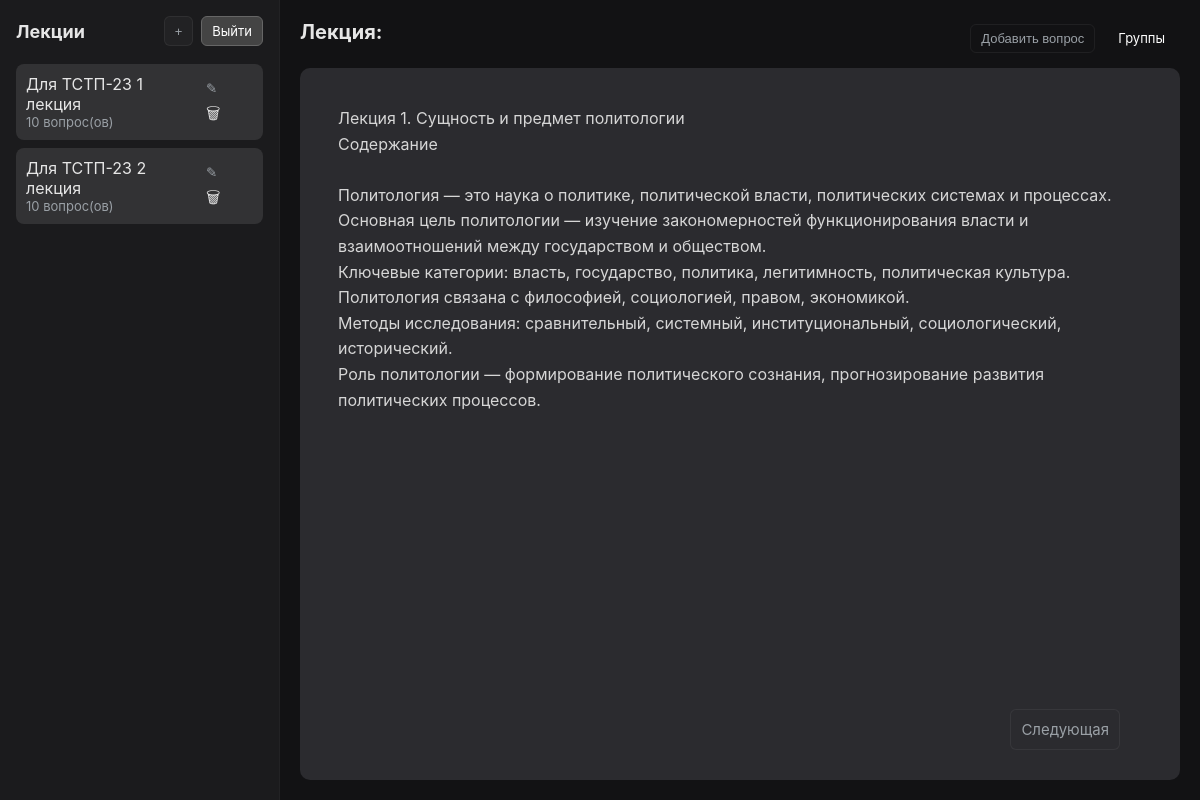
Page /index.php?lect=32&pg=1 (signed in) on the committed database.
### tables this page shows
CREATE TABLE `lecture` (
  `id` int(20) NOT NULL,
  `nameLecture` text NOT NULL,
  `lectureContent` text NOT NULL,
  `forGroup` text NOT NULL,
  `adminId` int(30) NOT NULL
);

### index.php (the view, shortened to what this page needs)
<?php
require_once "connect.php";
$userId = $_SESSION['id'];
$sql = "SELECT * FROM users WHERE id='$userId'";
$result = $connection->query($sql);
$row = $result->fetch_assoc();
$status = $row['status'];
$group = $row['group_name'];
?>
<!doctype html>
<html lang="ru">
<head>
  <link rel="stylesheet" href="css/style.css" />
</head>
<body>
  <div id="app">
    <aside id="sidebar">
      <div class="sidebar-header">
        <h2>Лекции</h2>
        <div class="admin-controls" id="adminControls">
          <?php
          if ($status == 'admin') {
            echo ('<button id="btnAddLecture" class="btn primary">+</button>
              <a id="btnLogoutAdmin" class="btn danger" href="logout.php">Выйти</a>');
          } else {
            echo ('<a id="btnLogoutAdmin" class="btn danger" href="logout.php">Выйти</a>');
          }
          ?>
        </div>
      </div>
      <div id="lecturesList" class="lectures-list">
        <?php
        if ($status == 'admin' && empty($_GET['group'])) {
          $lectures = "SELECT * FROM lecture WHERE adminId='$userId'";
        } elseif ($status == 'admin' && !empty($_GET['group'])) {
          $selectedGroup = $_GET['group'];
          $lectures = "SELECT * FROM lecture WHERE forGroup='$selectedGroup' AND adminId=" . $userId;
        } else {
          $lectures = "SELECT * FROM lecture WHERE forGroup='$group'";
        }
        if ($status == 'admin' && !empty($_GET['group'])) {
          if ($lecturesResult = $connection->query($lectures)) {
            $lecturesCount = $lecturesResult->num_rows;
            if ($lecturesCount > 0) {
              while ($lecturesRow = mysqli_fetch_array($lecturesResult)) {
                $q = "SELECT * FROM quetions WHERE lectureId='" . $lecturesRow['id'] . "'";
                $res = $connection->query($q);
                $qCount = $res->num_rows;
                echo ('<div class="lecture-item">
                          <a href="index.php?group=' . $_GET['group'] . '&gl=' . $lecturesRow['id'] . '">
                            <div>' . $lecturesRow['nameLecture'] . '
                              <div class="small">' . $qCount . ' вопрос(ов)</div>
                            </div>
                          </a>
                        </div>');
              }
            }
          }
        } else {
          if ($lecturesResult = $connection->query($lectures)) {
            $lecturesCount = $lecturesResult->num_rows;
            if ($lecturesCount > 0) {
              $il = 1;
              while ($lecturesRow = mysqli_fetch_array($lecturesResult)) {
                $q = "SELECT * FROM quetions WHERE lectureId='" . $lecturesRow['id'] . "'";
                $res = $connection->query($q);
                $qCount = $res->num_rows;
                $pageLecture = (!empty($_GET['lect'])) ? '&lect=' . $_GET['lect'] . '&' : '';
                $n = (!empty($_GET['pg'])) ? 'pg=' . $_GET['pg'] : '';
                if ($status == 'admin') {
                  echo ('<div class="lecture-item">
                          <a href="index.php?lect=' . $lecturesRow['id'] . '&pg=1" class="lecture-item-link">
                            <div>' . $lecturesRow['nameLecture'] . '
                            <div class="small">' . $qCount . ' вопрос(ов)</div>
                          </div>
                          </a>
                            <div class="lecture-controls">
                              <button class="icon-btn" id="updateLecture-' . $il . '">✎</button>
                              <a class="icon-btn" href="deleteLecture.php?dl=' . $lecturesRow['id'] . $pageLecture . $n . '">🗑</a>
                            </div>
                          </div>');
                } else {
                  echo ('<div class="lecture-item"><a href="index.php?lect=' . $lecturesRow['id'] . '&pg=1"><div>' . $lecturesRow['nameLecture'] . '<div class="small">' . $qCount . ' вопрос(ов)</div></div></a></div>');
                }
                $il++;
              }
            } else {
              echo ('count is 0');
            }
          } else {
            echo ('conn error');
          }
        }
        ?>
      </div>
    </aside>
    <main id="main">
      <header class="main-header">
        <h1 id="lectureTitle">
          <?php
          if (!empty($_GET['pg']) && $_GET['pg'] == 1) {
            echo ('Лекция:');
          } elseif (!empty($_GET['pg']) && $_GET['pg'] > 1) {
            echo ('Вопрос:');
          } elseif (!empty($_GET['pg']) && $_GET['pg'] == 'result') {
            echo ('Результат:');
          } elseif (!empty($_GET['group'])) {
            echo ('Группа:');
          } else {
            echo ('Главная');
          }
          ?></h1>
        <div class="meta">
          <?php
          if ($status == 'admin' && !empty($_GET['lect']) && empty($_GET['group'])) {
            echo ('<span id="lectureMeta"></span>
            <div id="lectureActions" class="lecture-actions"><button class="btn" id="addQuetion">Добавить вопрос</button>'); ?>
            <ul class="menu">
              <li class="menu-item">Группы
              </li>
            </ul>
          <?php
            echo ('</div>');
          }
          ?>
        </div>
      </header>
      <section id="lectureContent" class="lecture-content">
        <?php
        if (!empty($_GET['lect'])) {
          $selectedLectureId = $_GET['lect'];
          $selectedLecture = "SELECT * FROM lecture WHERE id='$selectedLectureId'";
          $lectureResult = $connection->query($selectedLecture);
          $lectureRow = $lectureResult->fetch_assoc();
          $tasks = "SELECT * FROM quetions WHERE lectureId='$selectedLectureId'";
          $quetionResult = $connection->query($tasks);
          $quetionCount = $quetionResult->num_rows;
          $pageContent[0] = $lectureRow['lectureContent'];
          while ($quetionRow = mysqli_fetch_array($quetionResult)) {
            $pageContent[] = [
              'id' => $quetionRow['id'],
              'content' => $quetionRow['quetionContent']
            ];
          }
          if (!empty($_GET['pg'])) {
            if ($_GET['pg'] == 1) {
              echo ('<div id="lectureText" class="lecture-text"><p>' . $lectureRow['lectureContent'] . '</p></div>');
              echo ('<div class="navigation">
                    <a id="btnPrev" class="btn" href="index.php?lect=' . $selectedLectureId . '&pg=' . $_GET['pg']  - 1 . '" style="visibility: hidden;">Предыдущая</a>');
              if ($quetionCount > 0) {
                echo ('<a id="btnNext" class="btn primary" href="index.php?lect=' . $selectedLectureId . '&pg=' . $_GET['pg']  + 1 . '" style="position:fixed;padding:10px;font-size:15px;">Следующая</a>
                      </div>');
              } else {
                echo ('</div');
              }
            }
          }
        } else {
          echo ('<div id="lectureText" class="lecture-text">Выберите лекцию в панели лекций</div>');
        }
        ?>
      </section>
    </main>
  </div>
</body>
</html>

### css/style.css (style rules this page uses)
:root { --bg: #121214; --panel: #1b1b1d; --muted: #9aa0a6; --text: #e6e6e6; --accent: #2b2b2f; --danger: #b23b3b; --success: #2b8a57; --radius: 8px; --gap: 12px; --sidebar-width: 280px; font-family: Inter, Roboto, "Helvetica Neue", Arial, sans-serif; }
* { box-sizing: border-box; }
html, body, #app { height: 100%; margin: 0; background: var(--bg); color: var(--text); }
#app { display: flex; gap: 0; height: 100vh; overflow: hidden; }
#sidebar { width: var(--sidebar-width); background: var(--panel); padding: 16px; border-right: 1px solid rgba(255, 255, 255, 0.03); display: flex; flex-direction: column; }
.sidebar-header { display: flex; justify-content: space-between; align-items: center; margin-bottom: 10px; }
.sidebar-header h2 { margin: 0; font-size: 18px; color: var(--text); }
.admin-controls { display: flex; gap: 8px; }
.btn { background: transparent; border: 1px solid rgba(255, 255, 255, 0.06); padding: 6px 10px; color: var(--muted); font-size: 13px; border-radius: 6px; cursor: pointer; text-decoration: none; }
.btn.primary { background: rgba(255, 255, 255, 0.03); border-color: rgba(255, 255, 255, 0.06); }
#btnNext, #btnPrev, #toLect, #showTotal { position: absolute; background-color: #2b2b2f; }
#btnNext { right: 80px; bottom: 50px; }
.lectures-list { overflow: auto; padding-top: 8px; display: flex; flex-direction: column; gap: 8px; }
.lectures-list a { text-decoration: none; color: var(--text); position: relative; }
.lecture-item { padding: 10px; background: transparent; border-radius: 8px; cursor: pointer; display: flex; justify-content: space-between; align-items: center; background: rgba(255, 255, 255, 0.10); position: relative; }
.lecture-item a { width: 76%; overflow: hidden; }
.lecture-controls { width: 53px; }
main { flex: 1; padding: 20px; display: flex; flex-direction: column; overflow: hidden; }
.main-header { display: flex; justify-content: space-between; align-items: flex-start; gap: 12px; margin-bottom: 12px; }
.main-header h1 { margin: 0; font-size: 20px; }
.menu { list-style: none; margin: 0; padding: 0; background: #121214; position: relative; }
.menu-item { height: 100%; width: 100%; position: relative; display: inline-block; color: white; cursor: pointer; padding: 10px 15px; }
.meta { color: var(--muted); font-size: 13px; display: flex; gap: 10px; align-items: center; }
.lecture-actions { display: flex; align-items: center; gap: 8px; }
.lecture-content { background: var(--accent); padding: 18px; border-radius: 10px; flex: 1; overflow: auto; position: relative; }
.lecture-text { white-space: pre-wrap; overflow-wrap: break-word; color: #d6d6d6; line-height: 1.6; margin: 20px; }
.navigation { display: flex; justify-content: space-between; margin-top: 20px; gap: 10px; }
.small { font-size: 13px; color: var(--muted); }
.icon-btn { background: transparent; border: 0; color: var(--muted); cursor: pointer; padding: 6px; border-radius: 6px; }
.btn.danger { background: #444; border: 1px solid #666; color: #fff; text-decoration: none; }

### rows in the picture
lecture: nameLecture "Для ТСТП-23 1 лекция", qCount "10", lectureContent "Лекция 1. Сущность и предмет политологии Содержание Политология — это наука о политике, политической власти, политических системах и процессах. Основная цель политологии — изучение закономерностей функционирования власти и взаимоотношений между государством и обществом. Ключевые категории: власть, государство, политика, легитимность, политическая культура. Политология связана с философией, социологией, правом, экономикой. Методы исследования: сравнительный, системный, институциональный, социологический, исторический. Роль политологии — формирование политического сознания, прогнозирование развития политических процессов."
lecture: nameLecture "Для ТСТП-23 2 лекция", qCount "10"
